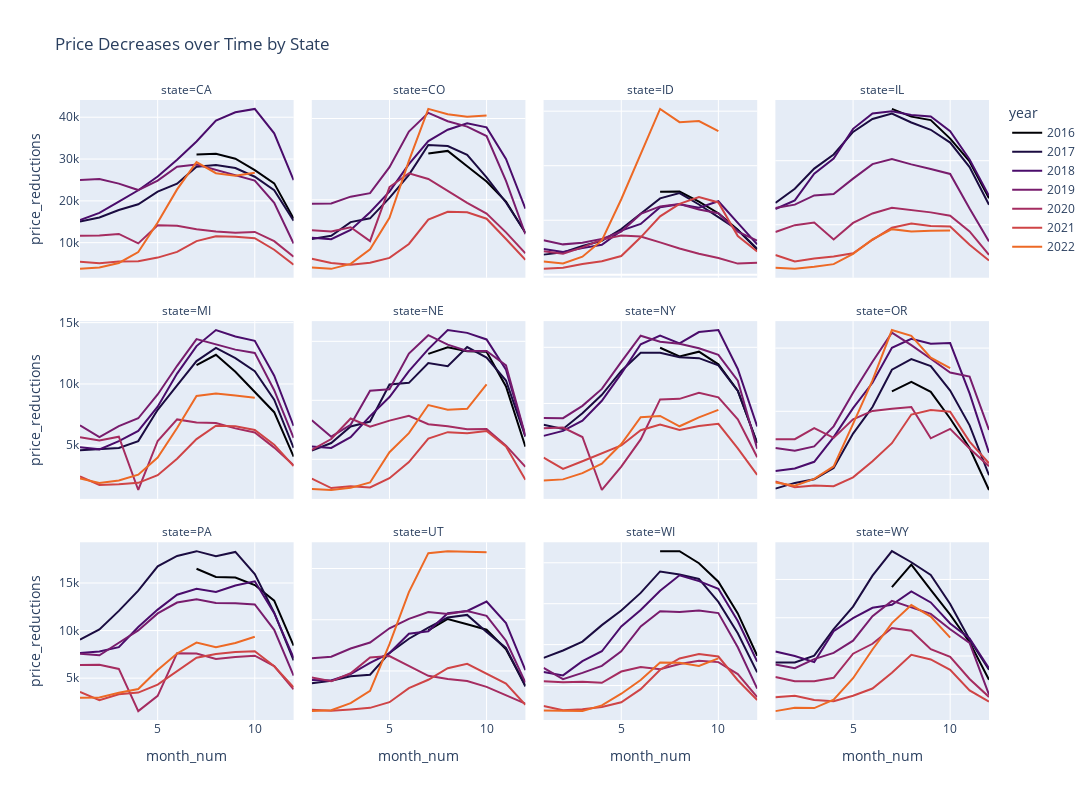

Write notebook code for a chart like this one.
### Code cell
fig = px.line(df.query("state in @select_states"),
    x = 'month_num',
    y = 'price_reductions',
    color = 'year',
    facet_col = 'state',
    facet_col_wrap = 4,
    title = 'Price Decreases over Time by State',
    color_discrete_sequence=px.colors.sequential.Inferno
    )
fig.update_yaxes(matches = None)
fig.update_layout(height = 800, width = 1200)
fig.show()
